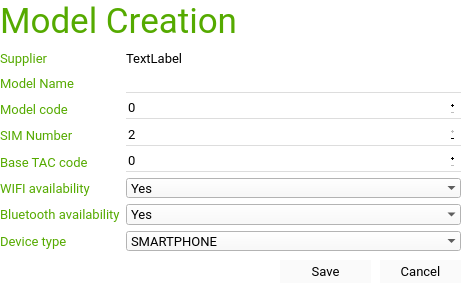
<?xml version="1.0" encoding="UTF-8"?>
<ui version="4.0">
 <class>edit_model</class>
 <widget class="QDialog" name="edit_model">
  <property name="windowModality">
   <enum>Qt::ApplicationModal</enum>
  </property>
  <property name="geometry">
   <rect>
    <x>0</x>
    <y>0</y>
    <width>470</width>
    <height>289</height>
   </rect>
  </property>
  <property name="contextMenuPolicy">
   <enum>Qt::NoContextMenu</enum>
  </property>
  <property name="windowTitle">
   <string>Dialog</string>
  </property>
  <property name="whatsThis">
   <string>Enter here the name of the model</string>
  </property>
  <property name="styleSheet">
   <string notr="true">background-color: rgb(255, 255, 255);</string>
  </property>
  <property name="inputMethodHints">
   <set>Qt::ImhUppercaseOnly</set>
  </property>
  <property name="modal">
   <bool>true</bool>
  </property>
  <widget class="QWidget" name="gridLayoutWidget">
   <property name="geometry">
    <rect>
     <x>0</x>
     <y>50</y>
     <width>461</width>
     <height>202</height>
    </rect>
   </property>
   <layout class="QGridLayout" name="gridLayout">
    <item row="0" column="0">
     <widget class="QLabel" name="label_3">
      <property name="font">
       <font>
        <family>Roboto</family>
        <pointsize>10</pointsize>
       </font>
      </property>
      <property name="styleSheet">
       <string notr="true">color: rgb(85, 170, 0);</string>
      </property>
      <property name="text">
       <string>Supplier</string>
      </property>
     </widget>
    </item>
    <item row="3" column="1">
     <widget class="QSpinBox" name="sp_code">
      <property name="minimumSize">
       <size>
        <width>0</width>
        <height>20</height>
       </size>
      </property>
      <property name="font">
       <font>
        <family>Roboto</family>
        <pointsize>10</pointsize>
       </font>
      </property>
      <property name="cursor">
       <cursorShape>ArrowCursor</cursorShape>
      </property>
      <property name="toolTip">
       <string>Model's code</string>
      </property>
      <property name="styleSheet">
       <string notr="true">QSpinBox, QSpinBox:hover {
    border: none;
    padding-bottom: 2px;
    border-bottom: 1px solid #dddddd;
    background-color:rgba(0,0,0,0);
}

QSpinBox:editable{
    border: none;
    padding-bottom: 2px;
    border-bottom: 2px solid #b2dfdb;
    font-size: 20px;
}

QLineEdit:disabled{
    border: 0px solid white;
    padding-bottom: 2px;
    border-bottom: 2px solid #eeeeee;
}

QSpinBox:focus{
    border: 0px solid white;
    padding-bottom: 2px;
    border-bottom: 2px solid #00695c;
    color: #111111;
}
QSpinBox:pressed {
    border: none;
    padding-bottom: 2px;
    border-bottom: 2px solid #00695c;
}
</string>
      </property>
      <property name="buttonSymbols">
       <enum>QAbstractSpinBox::PlusMinus</enum>
      </property>
     </widget>
    </item>
    <item row="3" column="0">
     <widget class="QLabel" name="lbl_code">
      <property name="font">
       <font>
        <family>Roboto</family>
        <pointsize>10</pointsize>
       </font>
      </property>
      <property name="styleSheet">
       <string notr="true">color: rgb(85, 170, 0);</string>
      </property>
      <property name="text">
       <string>Model code</string>
      </property>
     </widget>
    </item>
    <item row="0" column="1">
     <widget class="QLabel" name="label_2">
      <property name="font">
       <font>
        <family>Roboto</family>
        <pointsize>10</pointsize>
       </font>
      </property>
      <property name="styleSheet">
       <string notr="true"/>
      </property>
      <property name="text">
       <string>TextLabel</string>
      </property>
     </widget>
    </item>
    <item row="4" column="0">
     <widget class="QLabel" name="lbl_first_mac">
      <property name="sizePolicy">
       <sizepolicy hsizetype="Preferred" vsizetype="Minimum">
        <horstretch>0</horstretch>
        <verstretch>0</verstretch>
       </sizepolicy>
      </property>
      <property name="font">
       <font>
        <family>Roboto</family>
        <pointsize>10</pointsize>
       </font>
      </property>
      <property name="styleSheet">
       <string notr="true">color: rgb(85, 170, 0);</string>
      </property>
      <property name="text">
       <string>SIM Number</string>
      </property>
     </widget>
    </item>
    <item row="1" column="0">
     <widget class="QLabel" name="lbl_name">
      <property name="sizePolicy">
       <sizepolicy hsizetype="Preferred" vsizetype="Minimum">
        <horstretch>0</horstretch>
        <verstretch>0</verstretch>
       </sizepolicy>
      </property>
      <property name="font">
       <font>
        <family>Roboto</family>
        <pointsize>10</pointsize>
       </font>
      </property>
      <property name="styleSheet">
       <string notr="true">color: rgb(85, 170, 0);</string>
      </property>
      <property name="text">
       <string>Model Name</string>
      </property>
     </widget>
    </item>
    <item row="1" column="1">
     <widget class="QLineEdit" name="txt_name">
      <property name="font">
       <font>
        <family>Roboto</family>
        <pointsize>10</pointsize>
       </font>
      </property>
      <property name="styleSheet">
       <string notr="true">QLineEdit, QLineEdit:hover {
    border: none;
    padding-bottom: 2px;
    border-bottom: 1px solid #dddddd;
    background-color:rgba(0,0,0,0);
}

QLineEdit:editable{
    border: none;
    padding-bottom: 2px;
    border-bottom: 2px solid #b2dfdb;
}

QLineEdit:disabled{
    border: 0px solid white;
    padding-bottom: 2px;
    border-bottom: 2px solid #eeeeee;
}

QLineEdit:focus{
    border: 0px solid white;
    padding-bottom: 2px;
    border-bottom: 2px solid #00695c;
    color: #111111;
}
QLineEdit:pressed {
    border: none;
    padding-bottom: 2px;
    border-bottom: 2px solid #00695c;
}
</string>
      </property>
     </widget>
    </item>
    <item row="4" column="1">
     <widget class="QSpinBox" name="sp_sim">
      <property name="font">
       <font>
        <family>Roboto</family>
        <pointsize>10</pointsize>
       </font>
      </property>
      <property name="styleSheet">
       <string notr="true">QSpinBox, QSpinBox:hover {
    border: none;
    padding-bottom: 2px;
    border-bottom: 1px solid #dddddd;
    background-color:rgba(0,0,0,0);
}

QSpinBox:editable{
    border: none;
    padding-bottom: 2px;
    border-bottom: 2px solid #b2dfdb;
    font-size: 20px;
}

QLineEdit:disabled{
    border: 0px solid white;
    padding-bottom: 2px;
    border-bottom: 2px solid #eeeeee;
}

QSpinBox:focus{
    border: 0px solid white;
    padding-bottom: 2px;
    border-bottom: 2px solid #00695c;
    color: #111111;
}
QSpinBox:pressed {
    border: none;
    padding-bottom: 2px;
    border-bottom: 2px solid #00695c;
}
</string>
      </property>
      <property name="buttonSymbols">
       <enum>QAbstractSpinBox::PlusMinus</enum>
      </property>
      <property name="maximum">
       <number>2</number>
      </property>
      <property name="value">
       <number>2</number>
      </property>
     </widget>
    </item>
    <item row="9" column="1">
     <widget class="QComboBox" name="cb_type">
      <property name="font">
       <font>
        <family>Roboto</family>
        <pointsize>10</pointsize>
       </font>
      </property>
      <property name="styleSheet">
       <string notr="true">background-color: rgba(250, 250, 250, 250);</string>
      </property>
      <property name="currentIndex">
       <number>1</number>
      </property>
      <property name="frame">
       <bool>false</bool>
      </property>
      <item>
       <property name="text">
        <string>FEATURE PHONE</string>
       </property>
      </item>
      <item>
       <property name="text">
        <string>SMARTPHONE</string>
       </property>
      </item>
      <item>
       <property name="text">
        <string>TABLET</string>
       </property>
      </item>
      <item>
       <property name="text">
        <string>OTHER</string>
       </property>
      </item>
     </widget>
    </item>
    <item row="7" column="1">
     <widget class="QComboBox" name="cb_wifi">
      <property name="font">
       <font>
        <family>Roboto</family>
        <pointsize>10</pointsize>
       </font>
      </property>
      <property name="styleSheet">
       <string notr="true">background-color: rgba(250, 250, 250, 250);</string>
      </property>
      <property name="frame">
       <bool>false</bool>
      </property>
      <item>
       <property name="text">
        <string>Yes</string>
       </property>
      </item>
      <item>
       <property name="text">
        <string>No</string>
       </property>
      </item>
     </widget>
    </item>
    <item row="5" column="0">
     <widget class="QLabel" name="lbl_tac_code">
      <property name="font">
       <font>
        <family>Roboto</family>
        <pointsize>10</pointsize>
       </font>
      </property>
      <property name="styleSheet">
       <string notr="true">color: rgb(85, 170, 0);</string>
      </property>
      <property name="text">
       <string>Base TAC code</string>
      </property>
     </widget>
    </item>
    <item row="5" column="1">
     <widget class="QSpinBox" name="sp_tac_code">
      <property name="font">
       <font>
        <family>Roboto</family>
        <pointsize>10</pointsize>
       </font>
      </property>
      <property name="styleSheet">
       <string notr="true">QSpinBox, QSpinBox:hover {
    border: none;
    padding-bottom: 2px;
    border-bottom: 1px solid #dddddd;
    background-color:rgba(0,0,0,0);
}

QSpinBox:editable{
    border: none;
    padding-bottom: 2px;
    border-bottom: 2px solid #b2dfdb;
    font-size: 20px;
}

QLineEdit:disabled{
    border: 0px solid white;
    padding-bottom: 2px;
    border-bottom: 2px solid #eeeeee;
}

QSpinBox:focus{
    border: 0px solid white;
    padding-bottom: 2px;
    border-bottom: 2px solid #00695c;
    color: #111111;
}
QSpinBox:pressed {
    border: none;
    padding-bottom: 2px;
    border-bottom: 2px solid #00695c;
}
</string>
      </property>
      <property name="buttonSymbols">
       <enum>QAbstractSpinBox::PlusMinus</enum>
      </property>
     </widget>
    </item>
    <item row="7" column="0">
     <widget class="QLabel" name="lbl_last_mac">
      <property name="sizePolicy">
       <sizepolicy hsizetype="Preferred" vsizetype="Minimum">
        <horstretch>0</horstretch>
        <verstretch>0</verstretch>
       </sizepolicy>
      </property>
      <property name="font">
       <font>
        <family>Roboto</family>
        <pointsize>10</pointsize>
       </font>
      </property>
      <property name="styleSheet">
       <string notr="true">color: rgb(85, 170, 0);</string>
      </property>
      <property name="text">
       <string>WIFI availability</string>
      </property>
     </widget>
    </item>
    <item row="8" column="1">
     <widget class="QComboBox" name="cb_bt">
      <property name="font">
       <font>
        <family>Roboto</family>
        <pointsize>10</pointsize>
       </font>
      </property>
      <property name="styleSheet">
       <string notr="true">background-color: rgba(250, 250, 250, 250);</string>
      </property>
      <property name="frame">
       <bool>false</bool>
      </property>
      <item>
       <property name="text">
        <string>Yes</string>
       </property>
      </item>
      <item>
       <property name="text">
        <string>No</string>
       </property>
      </item>
     </widget>
    </item>
    <item row="8" column="0">
     <widget class="QLabel" name="label">
      <property name="font">
       <font>
        <family>Roboto</family>
        <pointsize>10</pointsize>
       </font>
      </property>
      <property name="styleSheet">
       <string notr="true">color: rgb(85, 170, 0);</string>
      </property>
      <property name="text">
       <string>Bluetooth availability</string>
      </property>
     </widget>
    </item>
    <item row="9" column="0">
     <widget class="QLabel" name="label_4">
      <property name="font">
       <font>
        <family>Roboto</family>
        <pointsize>10</pointsize>
       </font>
      </property>
      <property name="styleSheet">
       <string notr="true">color: rgb(85, 170, 0);</string>
      </property>
      <property name="text">
       <string>Device type</string>
      </property>
     </widget>
    </item>
   </layout>
  </widget>
  <widget class="QLabel" name="lbl_title">
   <property name="geometry">
    <rect>
     <x>0</x>
     <y>0</y>
     <width>461</width>
     <height>41</height>
    </rect>
   </property>
   <property name="font">
    <font>
     <family>Roboto</family>
     <pointsize>26</pointsize>
    </font>
   </property>
   <property name="styleSheet">
    <string notr="true">color: rgb(85, 170, 0);</string>
   </property>
   <property name="text">
    <string>Model Creation</string>
   </property>
  </widget>
  <widget class="QPushButton" name="btn_cancel">
   <property name="geometry">
    <rect>
     <x>380</x>
     <y>260</y>
     <width>81</width>
     <height>23</height>
    </rect>
   </property>
   <property name="font">
    <font>
     <family>Roboto</family>
     <pointsize>10</pointsize>
    </font>
   </property>
   <property name="styleSheet">
    <string notr="true">QPushButton, QPushButton:focus, QPushButton:focus {
  border: none;
  color: black;
  padding: 3px 20px;
	background-color: rgba(250, 250, 250, 250);
}

QPushButton:hover, QPushButton:hover:focus {
  background-color: rgb(131, 186, 23);
  border-color: #ffffff
}

QPushButton:pressed,
QPushButton:pressed:focus {
  background-color: #2196f3;
  border: none;
  color: white
}

QPushButton:disabled {
background-color: rgb(131, 186, 23);
    border: none
}</string>
   </property>
   <property name="text">
    <string>Cancel</string>
   </property>
   <property name="flat">
    <bool>true</bool>
   </property>
  </widget>
  <widget class="QPushButton" name="btn_save">
   <property name="geometry">
    <rect>
     <x>280</x>
     <y>260</y>
     <width>91</width>
     <height>23</height>
    </rect>
   </property>
   <property name="font">
    <font>
     <family>Roboto</family>
     <pointsize>10</pointsize>
    </font>
   </property>
   <property name="styleSheet">
    <string notr="true">QPushButton, QPushButton:focus, QPushButton:focus {
  border: none;
  color: black;
  padding: 3px 20px;
	background-color: rgba(250, 250, 250, 250);
}

QPushButton:hover, QPushButton:hover:focus {
  background-color: rgb(131, 186, 23);
  border-color: #ffffff
}

QPushButton:pressed,
QPushButton:pressed:focus {
  background-color: #2196f3;
  border: none;
  color: white
}

QPushButton:disabled {
background-color: rgb(131, 186, 23);
    border: none
}</string>
   </property>
   <property name="text">
    <string>Save</string>
   </property>
   <property name="flat">
    <bool>true</bool>
   </property>
  </widget>
 </widget>
 <resources/>
 <connections/>
</ui>
